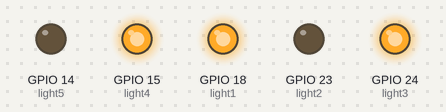
The program below on a simulated Raspberry Pi (BCM pin numbers). Shown: output pins drawn as LEDs (lit = HIGH). Random numbers come from a fixed seed.

Above: at 2.4 s.
At 5.47 s:
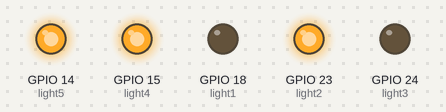
At 6.15 s:
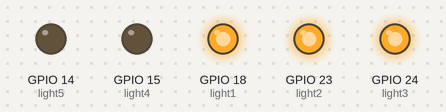
At 13.8 s:
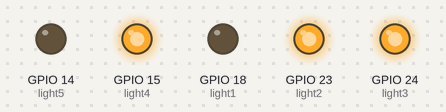
At 20.55 s:
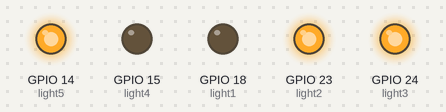
At 38.25 s:
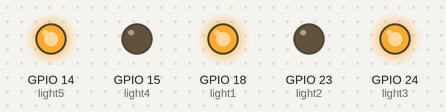
Timing chart, 0 to 40.0 s (numbered marks = the images above):
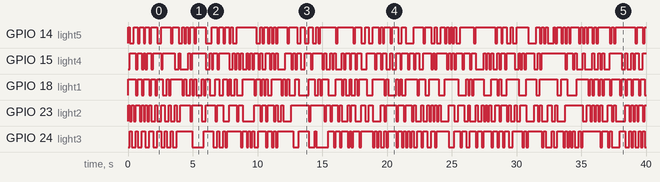

The program:

blink.py
```python
#!/usr/bin/env python

import time
import random
import RPi.GPIO as GPIO

GPIO.setwarnings(False)
GPIO.setmode(GPIO.BCM)

light1 = 18
light2 = 23
light3 = 24
light4 = 15
light5 = 14

GPIO.setup(light1,GPIO.OUT)  # Set up GPIO pins as outputs
GPIO.setup(light2,GPIO.OUT)
GPIO.setup(light3,GPIO.OUT)
GPIO.setup(light4,GPIO.OUT)
GPIO.setup(light5,GPIO.OUT)

pins = [light1, light2, light3, light4, light5]

try:
    while True:
        x = random.choice(pins)  # Pick a random pin
        y = random.choice(pins)
        z = random.choice(pins)
        if (x != y and x != z and y != z):
            GPIO.output(x, GPIO.HIGH)  # Turn random LED on
            GPIO.output(y, GPIO.HIGH)
            GPIO.output(z, GPIO.HIGH)
            time.sleep(0.15)  # Pause
            GPIO.output(x, GPIO.LOW)  # Turn random LED off
            GPIO.output(y, GPIO.LOW)
            GPIO.output(z, GPIO.LOW)

except KeyboardInterrupt:
    print "\nYou quit the program"
except:
    print "\n an error has occurred"

finally:
    GPIO.cleanup()
```

Measured:
- by itself, GPIO 14 (light5): LOW → HIGH at 0.00 s, → LOW 0.15 s later, → HIGH 0.30 s later, → LOW 0.30 s later, … (127 changes in this stretch)
- by itself, GPIO 15 (light4): LOW → HIGH at 0.15 s, → LOW 0.45 s later, → HIGH 0.15 s later, → LOW 0.30 s later, … (143 changes in this stretch)
- by itself, GPIO 18 (light1): LOW → HIGH at 0.00 s, → LOW 0.60 s later, → HIGH 0.15 s later, → LOW 0.30 s later, … (118 changes in this stretch)
- by itself, GPIO 23 (light2): LOW → HIGH at 0.00 s, → LOW 0.15 s later, → HIGH 0.15 s later, → LOW 0.15 s later, … (135 changes in this stretch)
- by itself, GPIO 24 (light3): LOW → HIGH at 0.15 s, → LOW 0.15 s later, → HIGH 0.30 s later, → LOW 0.15 s later, … (130 changes in this stretch)
